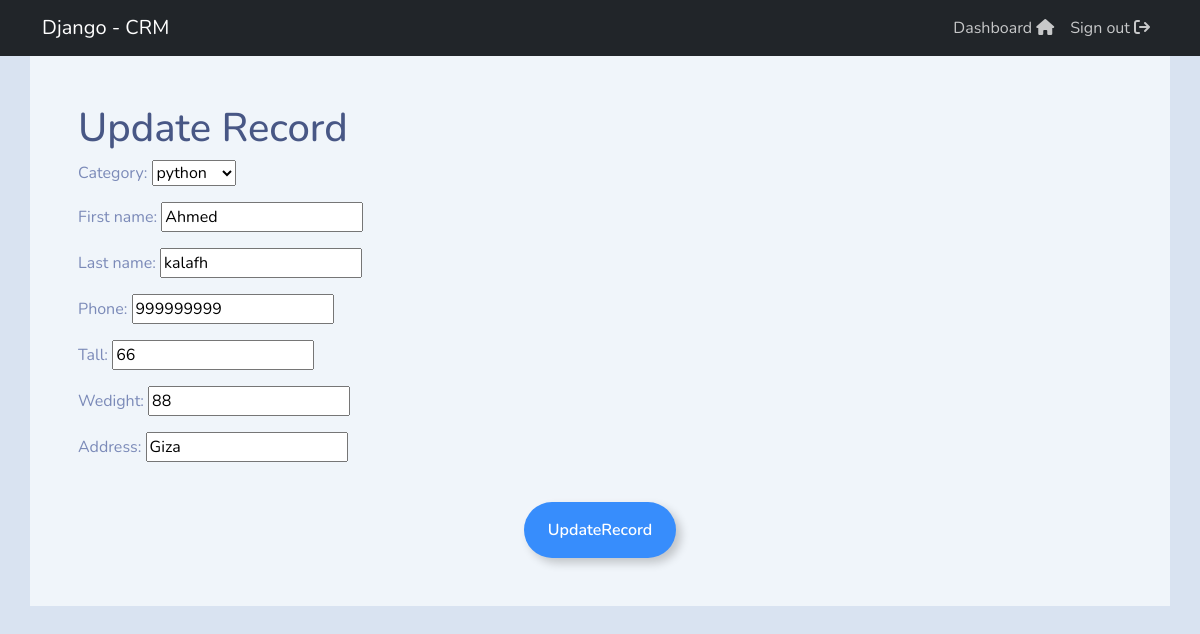
Page /update/7 (signed in) on the committed database.
### webapp/models.py (models this page shows, shortened)
class Record(models.Model):
    category =  models.ForeignKey(Category,on_delete=models.CASCADE)
    first_name = models.CharField(max_length=250)
    last_name = models.CharField(max_length=250)
    phone = models.IntegerField()
    tall = models.IntegerField()
    wedight = models.IntegerField()
    address = models.CharField(max_length=250)
    create_at = models.DateTimeField(auto_now_add=True)
    class Meta:
       ordering = ['-create_at']

### webapp/views.py (the view)
# urls.py: path('update/<int:id>' , views.update,name='update'),
def update(request,id):
    record = get_object_or_404(Record,id=id)
    form = UpdateRecordForm(instance=record)
    if request.method == 'POST':
        form = UpdateRecordForm(request.POST,instance=record)
        if form.is_valid():
            form.save()
            return redirect('dashboard')
    context ={
        'form': form,
        'record':record
    }
    return render(request,'web/update_record.html',context)

### webapp/forms.py
class UpdateRecordForm(forms.ModelForm):
    class Meta:
        model = Record
        exclude = ['create_at']

### webapp/models.py (called while the page is built)
    def __str__(self):
       return self.name

### templates/web/update_record.html (shortened to what this page needs)
{% extends 'base.html' %}
{% block content %}
<div class="container bg-light shadow-md p-5 form-layout">
    <h1>Update Record</h1>
    <form action="" method="post">
        {{form.as_p}}
        <div class="text-center">
        <br>
             <button type="submit" class="btn btn-outline-primary">UpdateRecord</button>
        </div>
    </form>
</div>
{% endblock content %}

### rows in the picture
Record: category "python", first_name "Ahmed", last_name "kalafh", phone "999999999", tall "66", wedight "88", address "Giza"
